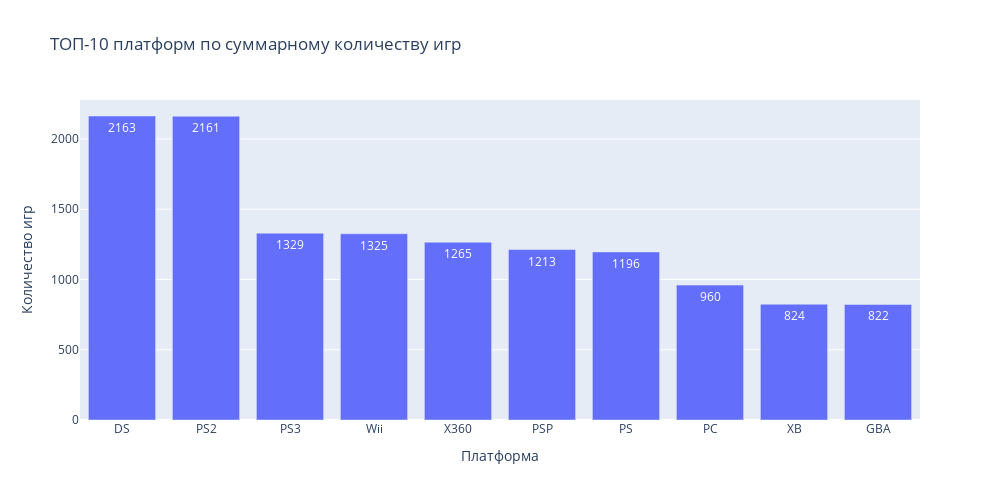

The cell this chart's notebook holds for it:
### Code cell
bar_data = games_df.groupby(['platform'], as_index=False)['global_sales'].count()\
                            .nlargest(10, 'global_sales')

fig = px.bar(
    data_frame=bar_data,
    x='platform',
    y='global_sales',
    text='global_sales',
    orientation='v',
    height=500,
    width=1000,
    title='ТОП-10 платформ по суммарному количеству игр',
    labels=dict(platform="Платформа", global_sales="Количество игр"),
)
fig.show()

### Figure 1 — Plotly figure (JSON) as saved in the notebook; plotly's stock layout.template omitted (floating-point values rounded to 4 significant figures)
{"data": [{"alignmentgroup": "True", "hovertemplate": "Платформа=%{x}<br>Количество игр=%{text}<extra></extra>", "legendgroup": "", "marker": {"color": "#636efa", "pattern": {"shape": ""}}, "name": "", "offsetgroup": "", "orientation": "v", "showlegend": false, "text": [2163, 2161, 1329, 1325, 1265, 1213, 1196, 960, 824, 822], "textposition": "auto", "type": "bar", "x": ["DS", "PS2", "PS3", "Wii", "X360", "PSP", "PS", "PC", "XB", "GBA"], "xaxis": "x", "y": [2163, 2161, 1329, 1325, 1265, 1213, 1196, 960, 824, 822], "yaxis": "y"}], "layout": {"barmode": "relative", "height": 500, "legend": {"tracegroupgap": 0}, "title": {"text": "ТОП-10 платформ по суммарному количеству игр"}, "width": 1000, "xaxis": {"anchor": "y", "domain": [0, 1], "title": {"text": "Платформа"}}, "yaxis": {"anchor": "x", "domain": [0, 1], "title": {"text": "Количество игр"}}}}
